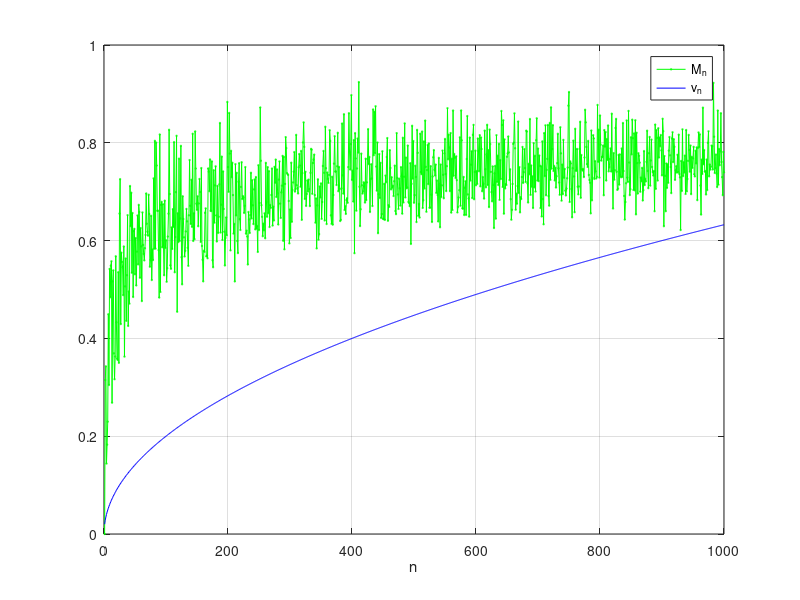

Write MATLAB code to recreate this figure.

% Parámetros
alpha_param = 1;  % Parámetro alpha de la distribución Beta
alpha = 5;
beta_param = alpha;   % Parámetro beta de la distribución Beta
size = 1000;     % Tamaño de cada vector para mostrar en el rango de 1 a 100
point_size = 0.1; % Tamaño de los puntos en la gráfica
n = size;
q = 15;
b = 0.01;
a = 0.5;
c = 1;

% Crear un vector de números consecutivos
numeros = 1:size;

% Calcular el logaritmo de cada número
u_1  = sqrt(numeros)/50;

% Función para generar el vector Beta
function vector = vector_beta(n, alpha_param, beta_param)
    vector = zeros(1, n);  % Inicializar el vector
    for i = 2:n
        % Generar las variables aleatorias con distribución Beta
        variables_aleatorias = betarnd(alpha_param, beta_param, 1, n);
        % Calcular el máximo de las variables aleatorias hasta el índice i
        vector(i) = max(variables_aleatorias(1:i));
    end
end

% Generar el vector de máximos sucesivos con distribución Beta
vector = vector_beta(size, alpha_param, beta_param);

% Escalar los valores del eje x para tener una escala personalizada (100 en x = 1 en y)
x_values = 1:size;

% Gráfico comparativo de los vectores
figure('Position', [100, 100, 1200, 800]);

% Gráfico del vector de máximos sucesivos con escala ajustada en x
plot(x_values, vector, 'o-', 'Color', 'g', 'MarkerSize', point_size * 10, 'DisplayName', 'M_n');
hold on;

% Gráfico del logaritmo con escala ajustada en x
plot(x_values, u_1, '-b', 'DisplayName', 'v_n');

% Títulos y etiquetas
title('');

% Etiquetas de los ejes
xlabel('n');
ylabel('');

% Añadir leyenda
legend();

% Añadir cuadrícula con mayor transparencia
grid on;


% Mostrar el gráfico
hold off;
